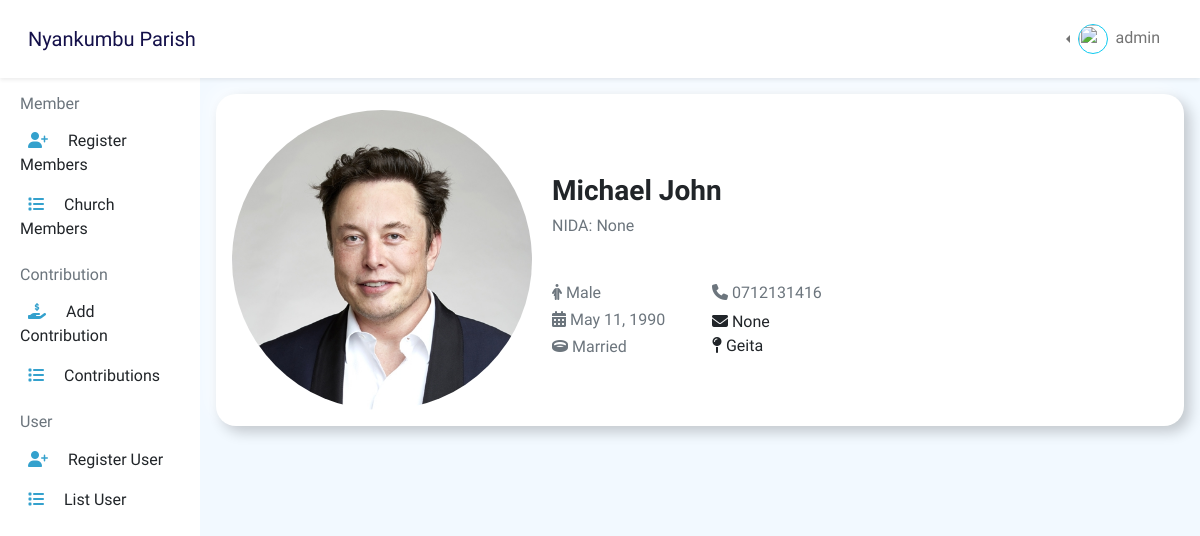
Page /parish/view/church/2/member (signed in) on the committed database.
### parish/models.py (models this page shows, shortened)
class ChurchMember(models.Model):
    GENDER = [
        ('Male', 'Male'),
        ('Female', 'Female'),
    ]
    MARITAL_STATUS = [
        ('Single', 'Single'),
        ('Married', 'Married'),
    ]
    full_name = models.CharField(max_length=100)
    gender = models.CharField(max_length=10, choices=GENDER)
    birth_date = models.DateField()
    marital_status = models.CharField(max_length=10, choices=MARITAL_STATUS)
    nida = models.CharField(max_length=50, unique=True, null=True, blank=True)
    mobile_phone = models.CharField(max_length=15, unique=True)
    work_phone = models.CharField(
        max_length=15, unique=True, blank=True, null=True)
    email = models.EmailField(
        max_length=254, unique=True, blank=True, null=True)
    address = models.CharField(max_length=50)
    photo = models.ImageField(upload_to='member_photos', blank=True, null=True)
    updated_at = models.DateTimeField(auto_now=True)
    created_at = models.DateTimeField(auto_now_add=True)
    class Meta:
        ordering = ["full_name"]
        verbose_name = 'Church Member'
        verbose_name_plural = 'Church Members'

### parish/views.py (the view)
# urls.py: path("view/church/<int:id>/member", views.view_church_member,
def view_church_member(request, *args, **kwargs):
    obj = ChurchMember.objects.get(id=kwargs.get('id'))
    context = {
        'obj': obj,
    }
    return render(request, 'view_church_member.html', context)

### parish/templates/view_church_member.html (shortened to what this page needs)
{% extends 'base.html' %}
{% load static %}
{% block content %}
<div class="bg-white element-shadow p-3">
    <div class="row">
        <div class=" col-lg-4">
            {% if obj.photo %}
            <img src="{{obj.photo.url}}" class="rounded-circle" alt="" width="300">
            {% else %}
            <img src="{% static 'img/profile.png' %}" alt="" width="300">
            {% endif %}
        </div>
        <div class=" col-lg-8">
            <div class="mt-lg-5 pt-3">
                <h3 class=" fw-bold">{{obj.full_name}}</h3>
                <h6 class="text-muted">NIDA: {{obj.nida}}</h6>
            </div>
            <div class="row mt-5">
                <div class=" col-lg-3 mb-4">
                    <h6 class="text-muted">
                        <i class="fa-solid fa-person-half-dress"></i> {{obj.gender}}
                    </h6>
                    <h6 class="text-muted">
                        <i class="fa-solid fa-calendar-days"></i>
                        {{obj.birth_date}}
                    </h6>
                    <h6 class="text-muted">
                        <i class="fa-solid fa-ring"></i>
                        {{obj.marital_status}}
                    </h6>
                </div>
                <div class=" col-lg-3 mb-4">
                    <h6 class="text-muted">
                        <i class="fa-solid fa-phone"></i>
                        {{obj.mobile_phone}}
                    </h6>
                    <p class="m-0">
                        <i class="fa-solid fa-envelope"></i>
                        {{obj.email}}</p>
                    <p>
                        <i class="fa-solid fa-map-pin"></i>
                        {{obj.address}}
                    </p>
                </div>
            </div>
        </div>
    </div>
</div>
{% endblock %}

### templates/header.html (shortened to what this page needs)
{% load static %}
<nav class="navbar navbar-expand-lg navbar-light bg-white p-3 shadow-sm">
    <div class="container-fluid">
        <a class="navbar-brand font-weight-bold text-color-1" href="{% url 'index' %}">Nyankumbu Parish</a>
        <div class="collapse navbar-collapse" id="navbarSupportedContent">
            <ul class="navbar-nav ms-auto mb-2 mb-lg-0">
                {% if request.user.is_authenticated %}
                <li class="nav-item dropdown dropstart">
                    <a class="nav-link dropdown-toggle" href="#" id="navbarDropdown" role="button"
                        data-bs-toggle="dropdown" aria-expanded="false">
                        <img src="{% static 'img/profile.png' %}" alt="" width="30" height="30"
                            class="border border-info rounded-circle">
                        <span class="p-1">{{user.username}}</span>
                    </a>
                </li>
                {% else %}
                <li class="nav-item">
                    <a class="btn btn-outline-info btn-sm" href="{% url 'accounts:login' %}">
                        Login <i class="fas fa-sign-in-alt"></i>
                    </a>
                </li>
                {% endif %}
            </ul>
        </div>
    </div>
</nav>

### static/css/style.css (style rules this page uses)
* { box-sizing:border-box; }
body { font-family: 'Andika'; }
.element-shadow { box-shadow: 6px 6px 14px 0 rgba(0, 0, 0, 0.2), -8px -8px 18px 0 rgba(255, 255, 255, 0.55); border-radius: 20px; }
.text-color-1 { color:#130f49 !important; }

### rows in the picture
ChurchMember: photo (picture), full_name "Michael John", nida "None", gender "Male", birth_date "May 11, 1990", marital_status "Married", mobile_phone "0712131416", email "None", address "Geita"

### other values in the picture
{{ user.username }} "admin"
